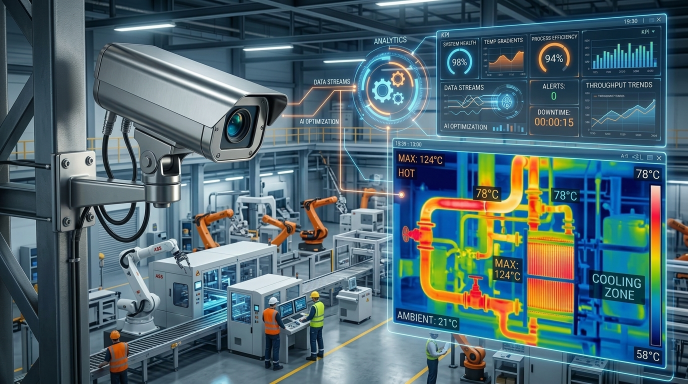
#> input picture assets/process_analytics_visual.jpg, 1376 x 768 px, found by its file name (shown at 1/2 size)
$ python crop_camera.py
#> lines starting #> are read from the running program, lines starting #| are printed output that depends on the picture
from PIL import Image

im = Image.open('c:/nimit/assets/process_analytics_visual.jpg')
#> im is the input picture: PIL image 1376x768 RGB; mean R, G, B 78, 102.8, 111.2
w, h = im.size
#> w = 1376; h = 768

# The camera is in the upper-left quadrant: x ≈ [50..450], y ≈ [100..450]
crop = im.crop((50, 100, 450, 450))
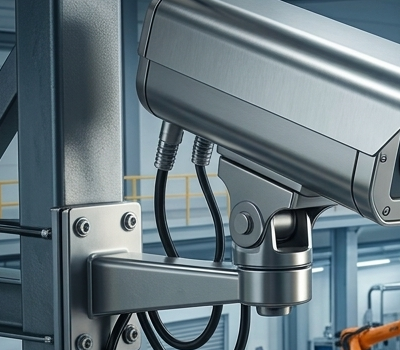
#> crop: PIL image 400x350 RGB; mean R, G, B 103.4, 119.2, 126.4
crop.save('c:/nimit/scratch/camera_crop.png')
print("Saved camera_crop.png")

$ run again, with assets/ai_used_cases_grid.jpg copied over assets/process_analytics_visual.jpg
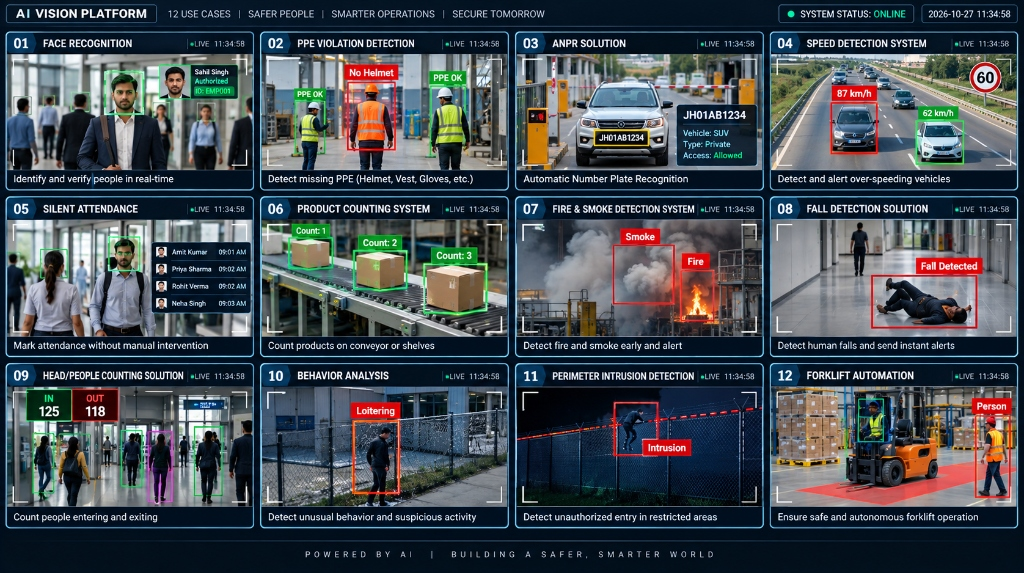
#> input picture assets/ai_used_cases_grid.jpg, 1024 x 573 px, found by its file name
#> im is the input picture: PIL image 1024x573 RGB; mean R, G, B 66.7, 74.5, 81.3
#> `crop = im.crop((50, 100, 450, 450))`:
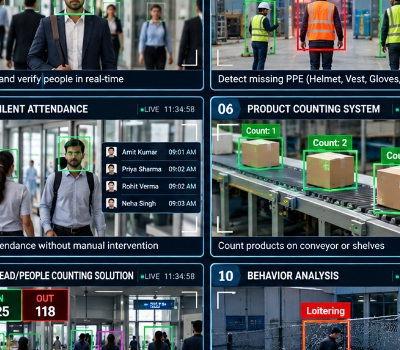
#> crop: PIL image 400x350 RGB; mean R, G, B 72.6, 83.1, 87.3

$ run again, with assets/digital_solution_visual.jpg copied over assets/process_analytics_visual.jpg
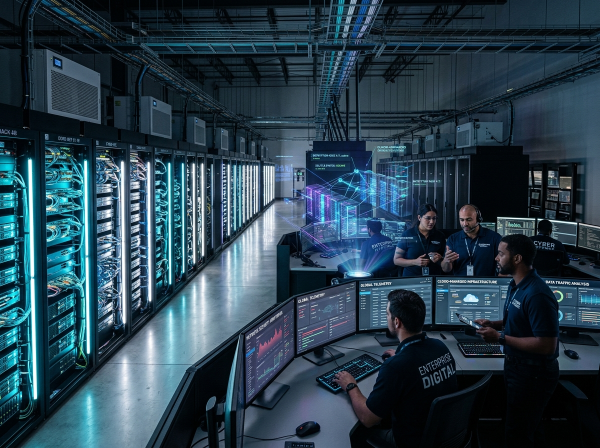
#> input picture assets/digital_solution_visual.jpg, 1200 x 896 px, found by its file name (shown at 1/2 size)
#> im is the input picture: PIL image 1200x896 RGB; mean R, G, B 41.9, 64.7, 78.6
#> `crop = im.crop((50, 100, 450, 450))`:
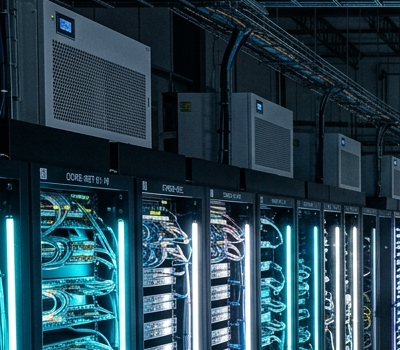
#> crop: PIL image 400x350 RGB; mean R, G, B 40.9, 68, 80.3
